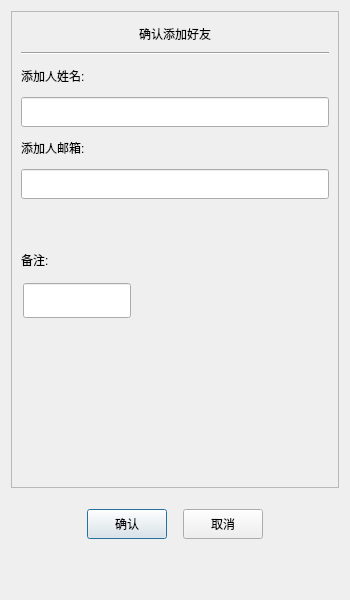
<?xml version="1.0" encoding="UTF-8"?>
<ui version="4.0">
 <class>AuthenFriend</class>
 <widget class="QDialog" name="AuthenFriend">
  <property name="geometry">
   <rect>
    <x>0</x>
    <y>0</y>
    <width>350</width>
    <height>600</height>
   </rect>
  </property>
  <property name="minimumSize">
   <size>
    <width>350</width>
    <height>600</height>
   </size>
  </property>
  <property name="maximumSize">
   <size>
    <width>350</width>
    <height>600</height>
   </size>
  </property>
  <property name="windowTitle">
   <string>Dialog</string>
  </property>
  <layout class="QVBoxLayout" name="verticalLayout">
   <item>
    <widget class="QScrollArea" name="scrollArea">
     <property name="minimumSize">
      <size>
       <width>0</width>
       <height>50</height>
      </size>
     </property>
     <property name="widgetResizable">
      <bool>true</bool>
     </property>
     <widget class="QWidget" name="scrollAreaWidgetContents">
      <property name="geometry">
       <rect>
        <x>0</x>
        <y>0</y>
        <width>330</width>
        <height>467</height>
       </rect>
      </property>
      <layout class="QVBoxLayout" name="verticalLayout_2">
       <item>
        <widget class="QLabel" name="label">
         <property name="minimumSize">
          <size>
           <width>0</width>
           <height>25</height>
          </size>
         </property>
         <property name="maximumSize">
          <size>
           <width>16777215</width>
           <height>25</height>
          </size>
         </property>
         <property name="text">
          <string>确认添加好友</string>
         </property>
         <property name="alignment">
          <set>Qt::AlignmentFlag::AlignCenter</set>
         </property>
        </widget>
       </item>
       <item>
        <widget class="Line" name="line">
         <property name="orientation">
          <enum>Qt::Orientation::Horizontal</enum>
         </property>
        </widget>
       </item>
       <item>
        <widget class="QLabel" name="label_2">
         <property name="minimumSize">
          <size>
           <width>0</width>
           <height>30</height>
          </size>
         </property>
         <property name="maximumSize">
          <size>
           <width>16777215</width>
           <height>30</height>
          </size>
         </property>
         <property name="text">
          <string>添加人姓名:</string>
         </property>
        </widget>
       </item>
       <item>
        <widget class="QLineEdit" name="con_name_lineEdit">
         <property name="minimumSize">
          <size>
           <width>0</width>
           <height>30</height>
          </size>
         </property>
         <property name="maximumSize">
          <size>
           <width>16777215</width>
           <height>30</height>
          </size>
         </property>
        </widget>
       </item>
       <item>
        <widget class="QLabel" name="label_3">
         <property name="minimumSize">
          <size>
           <width>0</width>
           <height>30</height>
          </size>
         </property>
         <property name="maximumSize">
          <size>
           <width>16777215</width>
           <height>30</height>
          </size>
         </property>
         <property name="text">
          <string>添加人邮箱:</string>
         </property>
        </widget>
       </item>
       <item>
        <widget class="QLineEdit" name="email_lineEdit">
         <property name="minimumSize">
          <size>
           <width>0</width>
           <height>30</height>
          </size>
         </property>
         <property name="maximumSize">
          <size>
           <width>16777215</width>
           <height>30</height>
          </size>
         </property>
        </widget>
       </item>
       <item>
        <spacer name="verticalSpacer_3">
         <property name="orientation">
          <enum>Qt::Orientation::Vertical</enum>
         </property>
         <property name="sizeType">
          <enum>QSizePolicy::Policy::Fixed</enum>
         </property>
         <property name="sizeHint" stdset="0">
          <size>
           <width>20</width>
           <height>40</height>
          </size>
         </property>
        </spacer>
       </item>
       <item>
        <widget class="QLabel" name="label_4">
         <property name="minimumSize">
          <size>
           <width>0</width>
           <height>30</height>
          </size>
         </property>
         <property name="maximumSize">
          <size>
           <width>16777215</width>
           <height>30</height>
          </size>
         </property>
         <property name="text">
          <string>备注:</string>
         </property>
        </widget>
       </item>
       <item>
        <widget class="QWidget" name="widget_2" native="true">
         <layout class="QVBoxLayout" name="verticalLayout_3">
          <property name="spacing">
           <number>0</number>
          </property>
          <property name="leftMargin">
           <number>0</number>
          </property>
          <property name="topMargin">
           <number>0</number>
          </property>
          <property name="rightMargin">
           <number>0</number>
          </property>
          <property name="bottomMargin">
           <number>0</number>
          </property>
          <item>
           <widget class="QWidget" name="widget_3" native="true">
            <property name="minimumSize">
             <size>
              <width>0</width>
              <height>40</height>
             </size>
            </property>
            <property name="maximumSize">
             <size>
              <width>16777215</width>
              <height>40</height>
             </size>
            </property>
            <widget class="QLineEdit" name="nick_name_lineEdit">
             <property name="enabled">
              <bool>true</bool>
             </property>
             <property name="geometry">
              <rect>
               <x>2</x>
               <y>2</y>
               <width>108</width>
               <height>35</height>
              </rect>
             </property>
             <property name="minimumSize">
              <size>
               <width>0</width>
               <height>35</height>
              </size>
             </property>
             <property name="maximumSize">
              <size>
               <width>16777215</width>
               <height>35</height>
              </size>
             </property>
            </widget>
           </widget>
          </item>
          <item>
           <widget class="QWidget" name="widget_4" native="true">
            <property name="sizePolicy">
             <sizepolicy hsizetype="Preferred" vsizetype="Preferred">
              <horstretch>0</horstretch>
              <verstretch>60</verstretch>
             </sizepolicy>
            </property>
            <property name="minimumSize">
             <size>
              <width>0</width>
              <height>100</height>
             </size>
            </property>
            <property name="maximumSize">
             <size>
              <width>16777215</width>
              <height>35</height>
             </size>
            </property>
            <layout class="QVBoxLayout" name="verticalLayout_4">
             <property name="spacing">
              <number>0</number>
             </property>
             <property name="leftMargin">
              <number>0</number>
             </property>
             <property name="topMargin">
              <number>0</number>
             </property>
             <property name="rightMargin">
              <number>0</number>
             </property>
             <property name="bottomMargin">
              <number>0</number>
             </property>
             <item>
              <widget class="QLabel" name="label_5">
               <property name="minimumSize">
                <size>
                 <width>0</width>
                 <height>30</height>
                </size>
               </property>
               <property name="maximumSize">
                <size>
                 <width>16777215</width>
                 <height>30</height>
                </size>
               </property>
               <property name="text">
                <string/>
               </property>
              </widget>
             </item>
             <item>
              <widget class="QWidget" name="widget_5" native="true">
               <property name="minimumSize">
                <size>
                 <width>0</width>
                 <height>200</height>
                </size>
               </property>
              </widget>
             </item>
            </layout>
           </widget>
          </item>
         </layout>
        </widget>
       </item>
       <item>
        <spacer name="verticalSpacer_4">
         <property name="orientation">
          <enum>Qt::Orientation::Vertical</enum>
         </property>
         <property name="sizeHint" stdset="0">
          <size>
           <width>20</width>
           <height>40</height>
          </size>
         </property>
        </spacer>
       </item>
      </layout>
     </widget>
    </widget>
   </item>
   <item>
    <spacer name="verticalSpacer">
     <property name="orientation">
      <enum>Qt::Orientation::Vertical</enum>
     </property>
     <property name="sizeType">
      <enum>QSizePolicy::Policy::Fixed</enum>
     </property>
     <property name="sizeHint" stdset="0">
      <size>
       <width>20</width>
       <height>5</height>
      </size>
     </property>
    </spacer>
   </item>
   <item>
    <widget class="QWidget" name="widget" native="true">
     <property name="minimumSize">
      <size>
       <width>0</width>
       <height>50</height>
      </size>
     </property>
     <layout class="QHBoxLayout" name="horizontalLayout">
      <item>
       <spacer name="horizontalSpacer">
        <property name="orientation">
         <enum>Qt::Orientation::Horizontal</enum>
        </property>
        <property name="sizeHint" stdset="0">
         <size>
          <width>40</width>
          <height>20</height>
         </size>
        </property>
       </spacer>
      </item>
      <item>
       <widget class="ClickedBtn" name="enter_pushButton">
        <property name="minimumSize">
         <size>
          <width>0</width>
          <height>30</height>
         </size>
        </property>
        <property name="maximumSize">
         <size>
          <width>16777215</width>
          <height>30</height>
         </size>
        </property>
        <property name="text">
         <string>确认</string>
        </property>
       </widget>
      </item>
      <item>
       <spacer name="horizontalSpacer_3">
        <property name="orientation">
         <enum>Qt::Orientation::Horizontal</enum>
        </property>
        <property name="sizeType">
         <enum>QSizePolicy::Policy::Fixed</enum>
        </property>
        <property name="sizeHint" stdset="0">
         <size>
          <width>10</width>
          <height>20</height>
         </size>
        </property>
       </spacer>
      </item>
      <item>
       <widget class="ClickedBtn" name="return_pushButton">
        <property name="minimumSize">
         <size>
          <width>0</width>
          <height>30</height>
         </size>
        </property>
        <property name="maximumSize">
         <size>
          <width>16777215</width>
          <height>30</height>
         </size>
        </property>
        <property name="text">
         <string>取消</string>
        </property>
       </widget>
      </item>
      <item>
       <spacer name="horizontalSpacer_2">
        <property name="orientation">
         <enum>Qt::Orientation::Horizontal</enum>
        </property>
        <property name="sizeHint" stdset="0">
         <size>
          <width>40</width>
          <height>20</height>
         </size>
        </property>
       </spacer>
      </item>
     </layout>
    </widget>
   </item>
   <item>
    <spacer name="verticalSpacer_2">
     <property name="orientation">
      <enum>Qt::Orientation::Vertical</enum>
     </property>
     <property name="sizeType">
      <enum>QSizePolicy::Policy::Fixed</enum>
     </property>
     <property name="sizeHint" stdset="0">
      <size>
       <width>20</width>
       <height>40</height>
      </size>
     </property>
    </spacer>
   </item>
  </layout>
 </widget>
 <customwidgets>
  <customwidget>
   <class>ClickedBtn</class>
   <extends>QPushButton</extends>
   <header location="global">clickedbtn.h</header>
  </customwidget>
 </customwidgets>
 <resources/>
 <connections/>
</ui>
